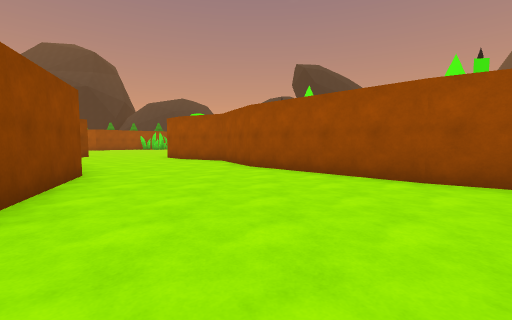
[1] (above)

19 first-person views from a walk through a Unity game level. The camera is 1.3 m above the floor, tilts 4° down and sees 90° across. The floor is counted in squares, 2 m on a side. Each view is taken from the middle of a square. On the plan, view 1 faces up. The plan holds only what a view shows up to about 9 squares ahead; the rest is blank. The place goes on beyond the plan. Some animated figures are not drawn.

[2]
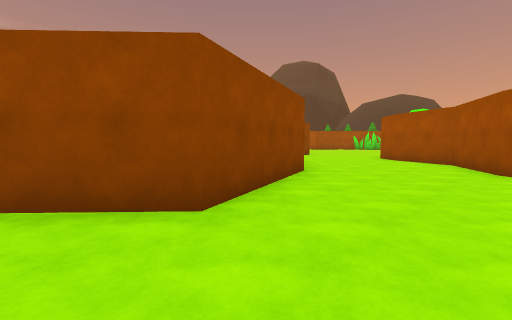

[3]
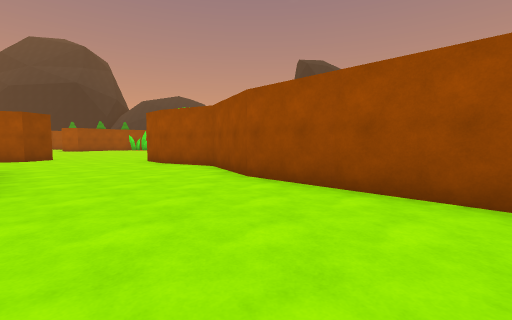

[4]
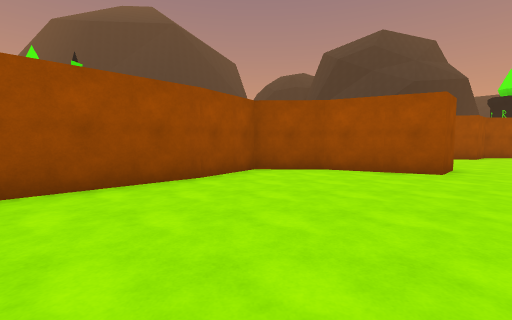

[5]
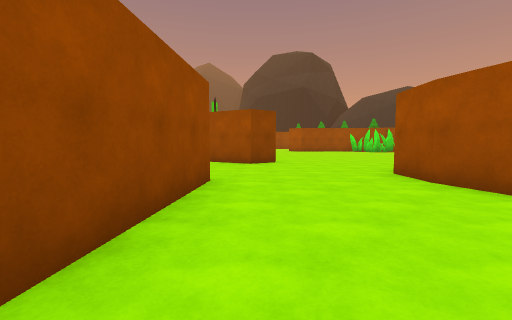

[6]
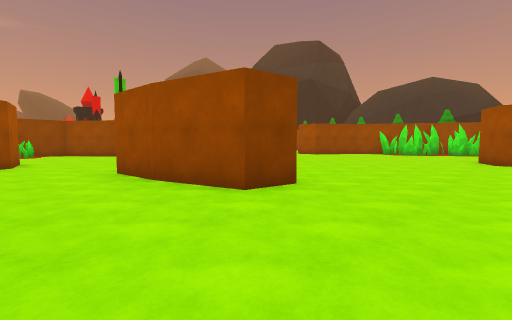

[7]
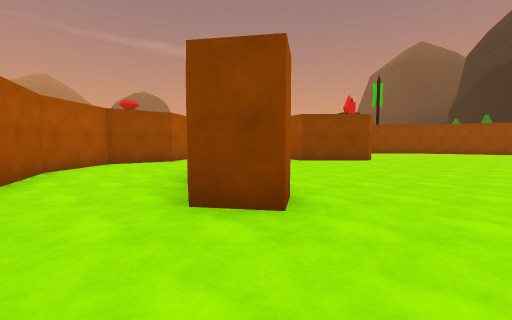

[8]
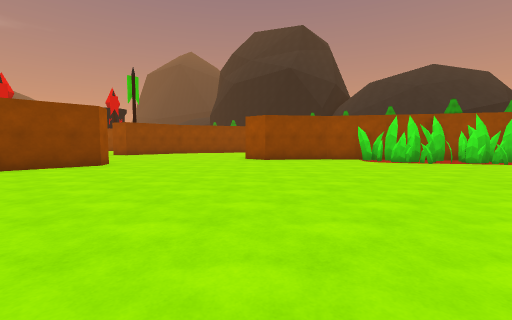

[9]
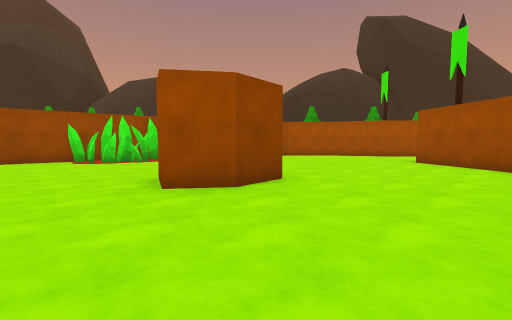

[10]
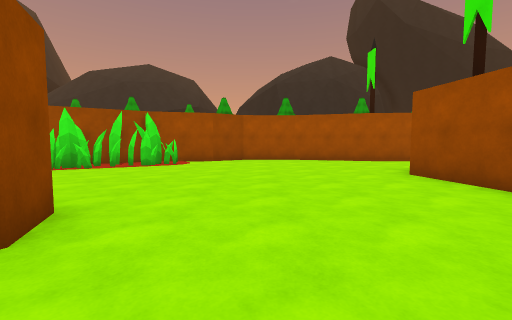

[11]
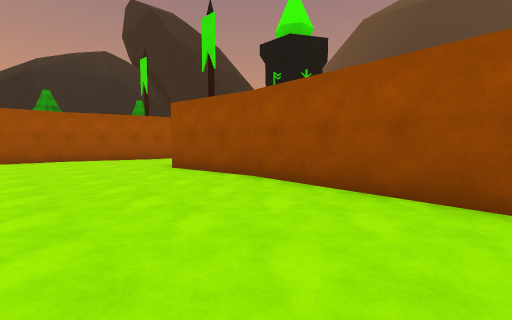

[12]
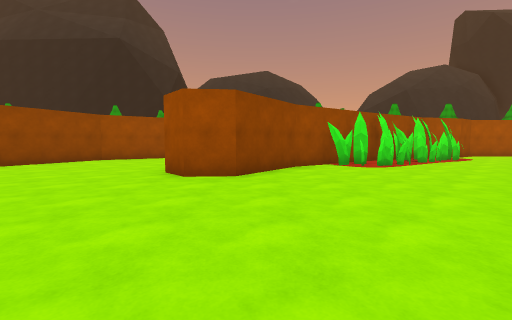

[13]
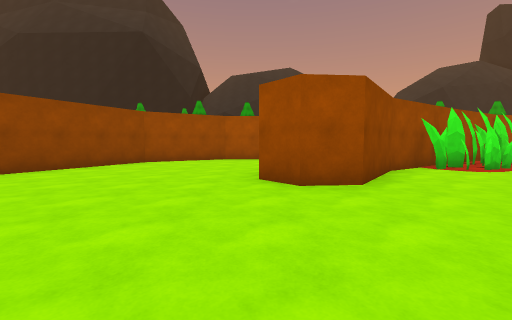

[14]
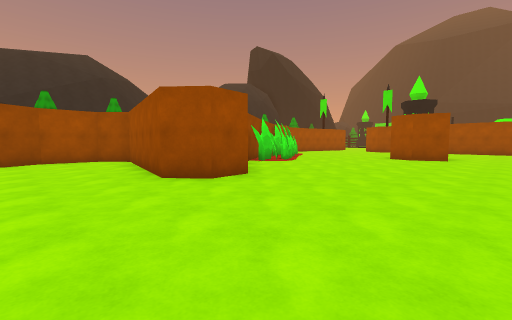

[15]
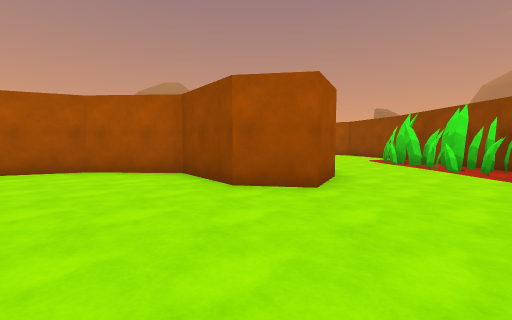

[16]
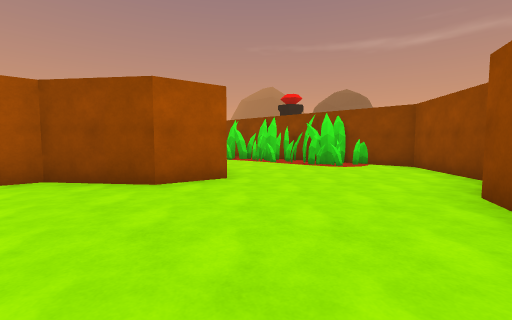

[17]
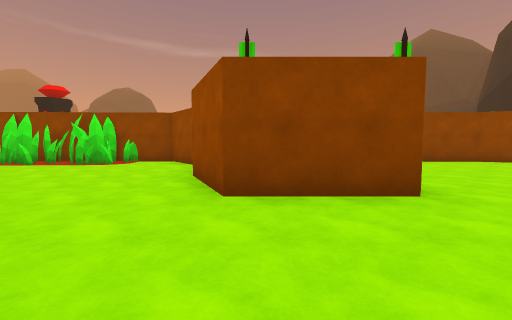

[18]
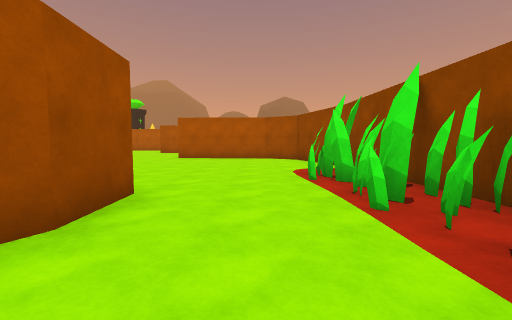

[19]
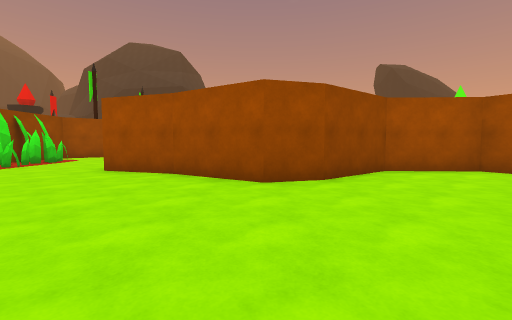

### Floor plan
Points are (right, up) in squares from view 1. A wall is a line through its corners. A room is listed if a view was taken in it or the views show most of it. See-through windows are left out.
Room 1 (views 1, 2, 3, 4, 5)
walls: (-5.6, 7.5) (-3.4, 4.9) (-2, 1.3) (-3.4, -0.1); (3.1, -0.5) (4.1, 1.4) (4.1, 3) (2.7, 4) (-0.2, 6.8) (-1.2, 8.9) (-2.9, 9.9) (-3.7, 10.8)
ways out: opening at (-4, 9) to room 2
Room 2 (views 6, 7, 8, 9, 10, 11, 12, 13, 14, 15, 16, 17, 18, 19)
walls: (-8.1, 11.4) (-7.4, 11.3) (-7.5, 10.3) (-9.3, 9.8); (-9.2, 9.9) (-10.8, 9.7); (-14.6, 15.3) (-14, 15) (-14, 12.6) (-16, 11.8); (-17.7, 11.7) (-19.6, 10.3); (-3.9, 19.4) (-3.5, 18.5) (-4.3, 17.7) (-5.3, 17.5) (-5.8, 18.5); (-8.9, 22.3) (-9.3, 22.6); (-9.1, 22.4) (-9.6, 22); (-8.7, 22.4) (-9.5, 22.3); (-6.7, 5.2) (-7, 5.7) (-9.1, 5.7) (-10.8, 4.4) (-11.9, 4.1) (-13.7, 5.2); (-13.6, 5.2) (-15.5, 5.8) (-15.5, 7.1) (-14.9, 8.4) (-13.7, 8.2) (-12.5, 6.7) (-10.4, 6.5) (-8.6, 7.3); (1.2, 15.9) (1.4, 19.6); (-5.6, 25.3) (-10.9, 21.8) (-12.4, 19.9) (-13.3, 19.8) (-13.9, 20.5) (-13, 24.9) (-13.7, 25.7) (-15.2, 25.7) (-17.6, 24.2) (-19.5, 20.4) (-19.5, 19.8); (1.4, 19.5) (1.1, 22.2); (-19.4, 4.7) (-19.3, 2.5); (-3, 26) (-3.4, 25.7) (-4.9, 25.4); (-19.1, 1.4) (-18.6, -0.1); (-0.5, 26.4) (-2, 26.4); (2.1, 25.7) (-0.7, 26.5)
ways out: opening at (-4, 9) to room 1; opening at (-1.2, 15.5); opening at (1, 24.5)
objects: other object (-19, 5); other object (-19, 6) to (-18, 6); other object (-19, 7); other object (-19, 8) to (-19, 9); other object (-18, 4); other object (-8, 22); other object (-8, 23); other object (-7, 23); other object (-6, 24); other object (-5, 24); other object (-5, 25)

Where each view was taken, in squares from view 1:
view 1: 0 up, 0 right, facing up
view 2: 0 up, 0 right, facing up-left
view 3: 2 up, 0 right, facing up
view 4: 3 up, 2 left, facing right
view 5: 5 up, 2 left, facing up-left
view 6: 8 up, 5 left, facing up-left
view 7: 11 up, 5 left, facing left
view 8: 13 up, 6 left, facing up-left
view 9: 14 up, 4 left, facing up
view 10: 17 up, 2 left, facing up
view 11: 16 up, 2 left, facing up-right
view 12: 15 up, 12 left, facing up
view 13: 16 up, 14 left, facing up
view 14: 16 up, 16 left, facing up-right
view 15: 12 up, 14 left, facing down
view 16: 12 up, 12 left, facing down-left
view 17: 13 up, 11 left, facing left
view 18: 9 up, 17 left, facing down
view 19: 0 up, 12 left, facing up
